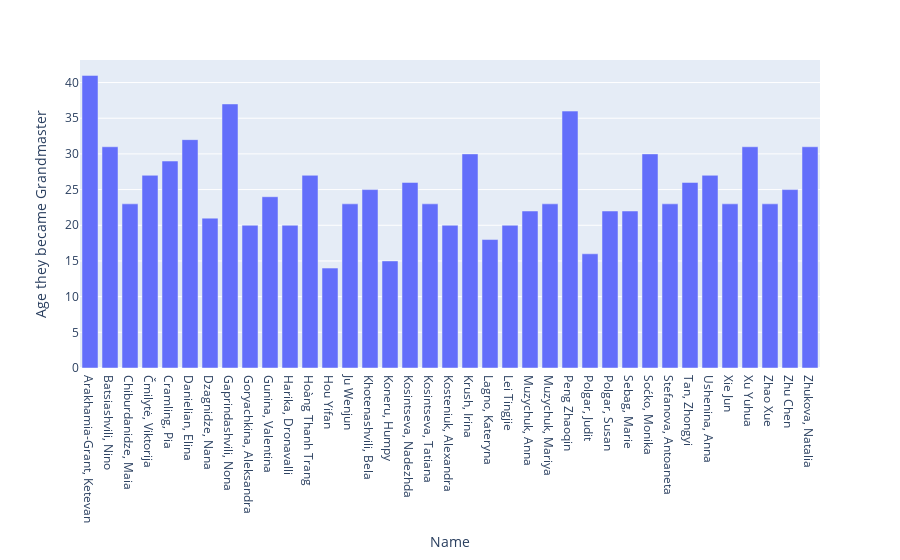

The cell this chart's notebook holds for it:
### Code cell
fig = px.bar(f, f['Name'], f['Age they became Grandmaster'], )
fig.show()

### Figure 1 — Plotly figure (JSON) as saved in the notebook; plotly's stock layout.template omitted (floating-point values rounded to 4 significant figures)
{"data": [{"alignmentgroup": "True", "hovertemplate": "Name=%{x}<br>Age they became Grandmaster=%{y}<extra></extra>", "legendgroup": "", "marker": {"color": "#636efa", "pattern": {"shape": ""}}, "name": "", "offsetgroup": "", "orientation": "v", "showlegend": false, "textposition": "auto", "type": "bar", "x": ["Arakhamia-Grant, Ketevan", "Batsiashvili, Nino", "Chiburdanidze, Maia", "Čmilytė, Viktorija", "Cramling, Pia", "Danielian, Elina", "Dzagnidze, Nana", "Gaprindashvili, Nona", "Goryachkina, Aleksandra", "Gunina, Valentina", "Harika, Dronavalli", "Hoàng Thanh Trang", "Hou Yifan", "Ju Wenjun", "Khotenashvili, Bela", "Koneru, Humpy", "Kosintseva, Nadezhda", "Kosintseva, Tatiana", "Kosteniuk, Alexandra", "Krush, Irina", "Lagno, Kateryna", "Lei Tingjie", "Muzychuk, Anna", "Muzychuk, Mariya", "Peng Zhaoqin", "Polgar, Judit", "Polgar, Susan", "Sebag, Marie", "Soćko, Monika", "Stefanova, Antoaneta", "Tan, Zhongyi", "Ushenina, Anna", "Xie Jun", "Xu Yuhua", "Zhao Xue", "Zhu Chen", "Zhukova, Natalia"], "xaxis": "x", "y": [41, 31, 23, 27, 29, 32, 21, 37, 20, 24, 20, 27, 14, 23, 25, 15, 26, 23, 20, 30, 18, 20, 22, 23, 36, 16, 22, 22, 30, 23, 26, 27, 23, 31, 23, 25, 31], "yaxis": "y"}], "layout": {"barmode": "relative", "legend": {"tracegroupgap": 0}, "margin": {"t": 60}, "xaxis": {"anchor": "y", "domain": [0, 1], "title": {"text": "Name"}}, "yaxis": {"anchor": "x", "domain": [0, 1], "title": {"text": "Age they became Grandmaster"}}}}
